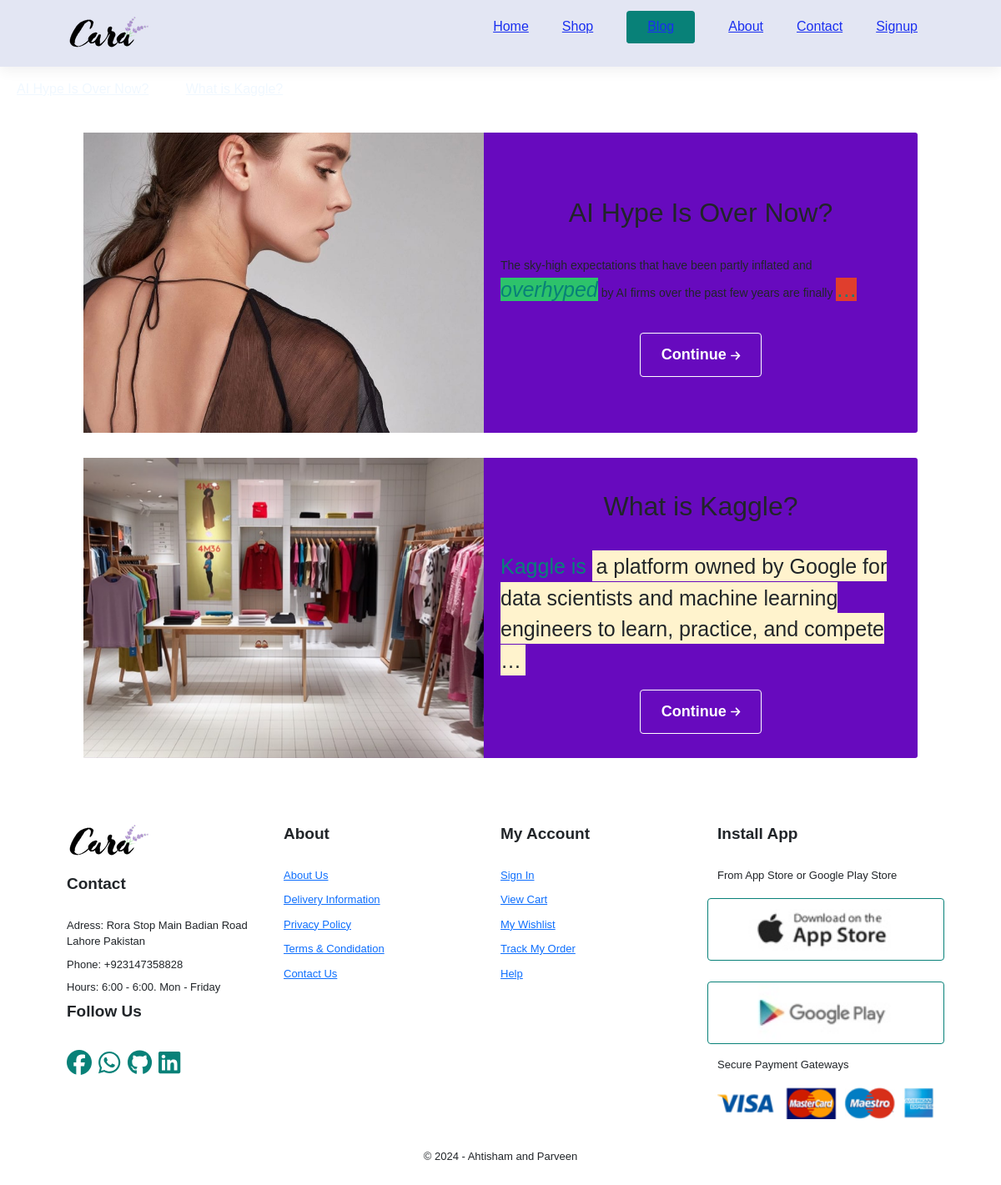
Screenshot of /blog.html with the database file from the repository.
### app/models.py (models this page shows)
class BlogModel(models.Model):
    blog_title = models.CharField(max_length=50)
    blog_desc = HTMLField()
    blog_image = models.FileField(upload_to='blogs/', null = True, default=None,blank=True)
    blog_slug = AutoSlugField(populate_from = 'blog_title', unique=True, null = True, default=None)

### app/views.py (the view)
# urls.py: path("blog.html", views.blog, name="Blog"),
def blog(request):
    blog_data = BlogModel.objects.all() #to get all the data
    print(len(blog_data))
    return render(request, 'blog.html',{'blog_data': blog_data})

### app/templates/blog.html (shortened to what this page needs)
{% extends "base.html" %}
{% block content %}
<marquee onmouseover="stop()" onmouseout="start()" style ="color: aliceblue; padding-top: 15px; cursor: pointer;" behavior="scroll" direction="right" scrollamount = 10 loop = 'infinite' bgcolor = 'green' height = 50px hspace = 30px vspace = 20px >
   {% for blog in blog_data %}
    <a style="color: aliceblue;margin: 0 20px;" href="{% url 'blog' blog.blog_slug %}">{{blog.blog_title}}</a>
   {% endfor %}
</marquee>
<div id="blog" class="section-p1">
    {% for blog in blog_data %}
    <div class="blog-container">
        <div class="blog-image">
            <img src="{{blog.blog_image.url}}" alt="">
        </div>
        <div class="blog-detail">
            <h2>{{blog.blog_title}}</h2>
            <p>{{blog.blog_desc | truncatewords_html:20 | safe }} </p>
            <a href="{% url 'blog' blog.blog_slug %}">  <button class="white">Continue <i class="fa-solid fa-arrow-right arrow"></i> </button></a>
        </div>
    </div>
    {% endfor %}
</div>
{% endblock content %}

### app/templates/base.html
{% include "header.html" %}
{% block content %}
{% endblock content %}
{% include "footer.html" %}

### app/templates/header.html (shortened to what this page needs)
{% load static %}
<!DOCTYPE html>
<html lang="en">
<head>
    <link rel="stylesheet" href="{% static 'imgs/f1.jpg' %}">
    <link rel="stylesheet" href="https://cdnjs.cloudflare.com/ajax/libs/font-awesome/6.5.1/css/all.min.css" />
    <link rel = "stylesheet" href="{% static 'css/style.css' %}">
    <link href="https://cdn.jsdelivr.net/npm/bootstrap@5.3.2/dist/css/bootstrap.min.css" rel="stylesheet">
</head>
<body>
<header id="header">
    <a href="{% url 'Home' %}"><img src="{% static 'imgs/logo.png' %}" alt="Logo"></a>
    <div>
        <ul id="navbar">
            <li class="{% if request.path == '/' %} active {% endif %}"><a href="{% url 'Home' %}">Home</a></li>
            <li class="{% if request.path == '/shop.html' %} active {% endif %}"><a href="{% url 'Shop' %}">Shop</a></li>
            {% url 'Blog' as url %}
            <li class="{% if request.path == url %} active {% endif %}"><a href="{{url}}">Blog</a></li>
            <li class="{% if request.path == '/about.html' %} active {% endif %}"><a href="{% url 'About' %}">About</a></li>
            <li class="{% if request.path == '/contact.html' %} active {% endif %}"><a href="{% url 'Contact' %}">Contact</a></li>
            <li class="{% if request.path == '/signup.html' %} active {% endif %}"><a href="{% url 'Signup' %}">Signup</a></li>
        </ul>
    </div>
</header>

### app/templates/footer.html (shortened to what this page needs)
{% load static %}
<footer class="section-p1">
        <div class="col">
            <img class="logo" src="{% static 'imgs/logo.png' %}" alt="Logo">
            <h4>Contact</h4>
            <p>Adress: Rora Stop Main Badian Road Lahore Pakistan</p>
            <p>Phone: +923147358828</p>
            <p>Hours: 6:00 - 6:00. Mon - Friday</p>
            <div class="follow">
                <h4>Follow Us</h4>
                <div class="icons">
                    <i class="fab fa-facebook"></i>
                    <i class="fab fa-whatsapp"></i>
                    <i class="fab fa-github"></i>
                    <i class="fab fa-linkedin"></i>
                </div>
            </div>
        </div>
        <div class="col">
            <h4>About</h4>
            <a href="#">About Us</a>
            <a href="#">Delivery Information</a>
            <a href="#">Privacy Policy</a>
            <a href="#">Terms &amp; Condidation</a>
            <a href="#">Contact Us</a>
        </div>
        <div class="col">
            <h4>My Account</h4>
            <a href="#">Sign In</a>
            <a href="#">View Cart</a>
            <a href="#">My Wishlist</a>
            <a href="#">Track My Order</a>
            <a href="#">Help</a>
        </div>
        <div class="col install">
            <h4>Install App</h4>
            <p>From App Store or Google Play Store</p>
            <div class="row">
                <img class="img" src="{% static 'imgs/pay/app.jpg' %}" alt="">
                <img class="img" src="{% static 'imgs/pay/play.jpg' %}" alt="">
                <p>Secure Payment Gateways</p>
                <img src="{% static 'imgs/pay/pay.png' %}" alt="">
            </div>
        </div>
        <div class="copyright">
            <p>&copy; 2024 - Ahtisham and Parveen</p>
        </div>
</footer>
</body>
</html>

### static/css/style.css (style rules this page uses)
* { margin:0; padding:0; box-sizing: border-box; font-family: sans-serif; list-style: none; border:none; outline: none; text-decoration: none; }
a { color:#088178; }
h2 { font-size: 46px; line-height: 55px; color:#222; padding:10px; }
h4 { font-size: 20px; color:#222; font-weight: 400; }
button.white { font-size: 18px; font-weight: 600; padding:12px 25px; color:white; background-color:transparent; border-radius: 4px; cursor: pointer; border:1px solid white; outline: none; transition: 0.2s ease-in-out; }
p { font-size: 14px; margin:15px 0 20px 0; }
.section-p1 { padding:40px 80px; }
.arrow { font-size: 13px; }
body { width:100%; }
#header { display: flex; align-items: center; justify-content: space-between; padding:20px 80px; background: #E3E6F3; box-shadow: 0 5px 15px rgb(0,0,0,0.06); z-index: 999; position:sticky; top:0; left:0; }
#navbar { flex-wrap: wrap; display: flex; align-items: center; justify-content: center; }
#navbar li { padding:0 20px; }
#navbar li a { font-size: 16px; font-weight: 400; color: #1a2ff0; border-bottom: 2px solid transparent; transition: 0.3s ease; }
#navbar .active a { border-bottom: 2px solid #088178 ; background-color: #088178; padding: 10px 25px; border-radius: 4px; }
span { font-size: 25px; color:#088178; }
footer { display: flex; justify-content: space-between; flex-wrap: wrap; }
footer .col { display: flex; flex-direction: column; align-items: flex-start; margin-bottom: 20px; }
footer .logo { margin-bottom: 20px; }
footer h4 { font-size: 19px; font-weight: 600; padding-bottom: 20px; }
footer p { font-size: 13px; margin:0 0 8px 0; font-weight: 400; }
footer a { font-size: 13px; margin-bottom: 10px; }
footer .icons { font-size: 30px; color: #088178;; cursor: pointer; padding-right: 4px; }
footer .install .row .img { border:1px solid #088178; border-radius: 4px; }
footer .install img { margin:10px 0 15px 0; }
footer .copyright { width: 100%; text-align: center; font-weight: 600; }
#blog { width: 100%; gap:30px; display: flex; flex-direction: column; }
#blog .blog-container { margin:auto; max-width: 1000px; display: flex; border-radius: 3px; background-color: rgb(103, 10, 190); }
.blog-container .blog-image { flex:2; width: 100%; object-fit: cover; }
#blog .blog-container img { backdrop-filter: blur(20px); width: 100%; height: 45vh; object-fit: cover; }
.blog-container .blog-detail { flex:2; display: flex; flex-direction: column; align-items: center; justify-content: center; padding:0 20px; flex-wrap: wrap; }

### rows the page displays
BlogModel: blog_image (picture), blog_title "AI Hype Is Over Now?", blog_desc "The sky-high expectations that have been partly inflated and overhyped by AI firms over the past few years are finally …"
BlogModel: blog_image (picture), blog_title "What is Kaggle?", blog_desc "Kaggle is a platform owned by Google for data scientists and machine learning engineers to learn, practice, and compete …"
